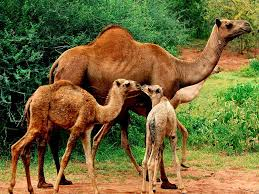
#> input picture t46 - t60/t-49/imagem1.jpg, 259 x 194 px
$ python t-49.py   (older library calls are emulated)
#> lines starting #> are read from the running program, lines starting #| are printed output that depends on the picture
from skimage import feature
import numpy as np
import cv2
LocalBinaryPatternsData = []
count = 1
for i in range(0, 10):
    imageGray = cv2.imread(f"imagem{count}.jpg", 0)
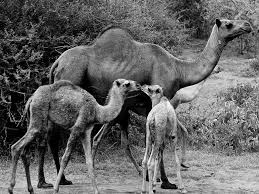
#> imageGray: shape (194, 259); min 0, max 255, mean 102
    imageGrayCanny = cv2.Canny(imageGray, 100, 255)
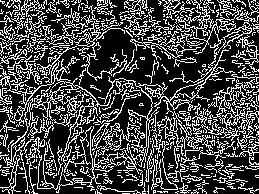
#> imageGrayCanny: shape (194, 259); 28% white in thin lines or dots
    imageGrayCannyLaplace = cv2.Laplacian(imageGrayCanny, cv2.CV_8UC1, 3)
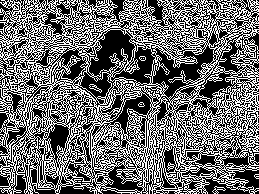
#> imageGrayCannyLaplace: shape (194, 259); 42.1% white in thin lines or dots
    ret, threshImage = cv2.threshold(imageGrayCannyLaplace, 127, 255, cv2.THRESH_BINARY)

    LocalBinaryPatterns = feature.local_binary_pattern(imageGray, 24, 8, method='uniform')
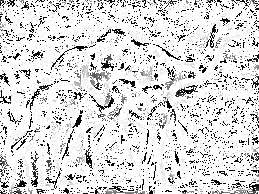
#> LocalBinaryPatterns: shape (194, 259) float64; min 0, max 25, mean 21.4; drawn with min black and max white

    hist, ret = np.histogram(LocalBinaryPatterns.ravel(), bins=np.arange(0, 30), range=(0, 30))
#> hist = 29 values, max 36709 at index 25, min 0 at index 26, mean 1732.6; ret = 30 values from 0 to 29

    hist = hist.astype('float')
    hist /= (hist.sum() + 1e-7)
#> hist = 29 values, max 0.731 at index 25, min 0 at index 26, mean 0.0345

    imageLocalBinaryPatterns = [item for item in list(hist)]
#> imageLocalBinaryPatterns has the same summary as hist

    print(imageLocalBinaryPatterns)
#> (printed output is left out)
    LocalBinaryPatternsData.append(imageLocalBinaryPatterns)
    print('\n')

    cv2.waitKey(500)
    count += 1
#> pass 2 of the loop `for i in range(0, 10):`:
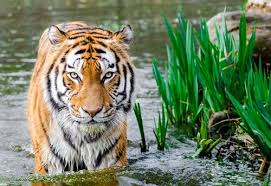
#> input picture t46 - t60/t-49/imagem2.jpg, 271 x 186 px
#> imageGray: shape (186, 271)
#> `imageGrayCanny = cv2.Canny(imageGray, 100, 255)`:
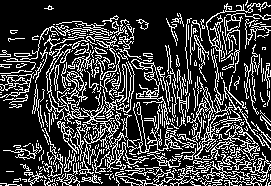
#> imageGrayCanny: shape (186, 271); 24.3% white in thin lines or dots
#> imageGrayCannyLaplace: shape (186, 271); 37.2% white in thin lines or dots
#> `LocalBinaryPatterns = feature.local_binary_pattern(imageGray, 24, 8, m..`:
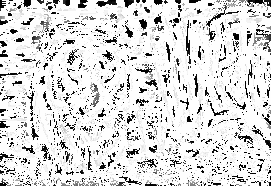
#> LocalBinaryPatterns: shape (186, 271) float64; min 0, max 25, mean 21.4; drawn with min black and max white
#> `hist, ret = np.histogram(LocalBinaryPatterns.ravel(), bins=np.arange(0..`: hist = 29 values, max 37526 at index 25, min 0 at index 26, mean 1738.1
#> `hist /= (hist.sum() + 1e-7)`: hist = 29 values, max 0.744 at index 25, min 0 at index 26, mean 0.0345
#> imageLocalBinaryPatterns has the same summary as hist
#> (printed output is left out)
#> (the run stopped early here; a loop or call above may not have finished)
